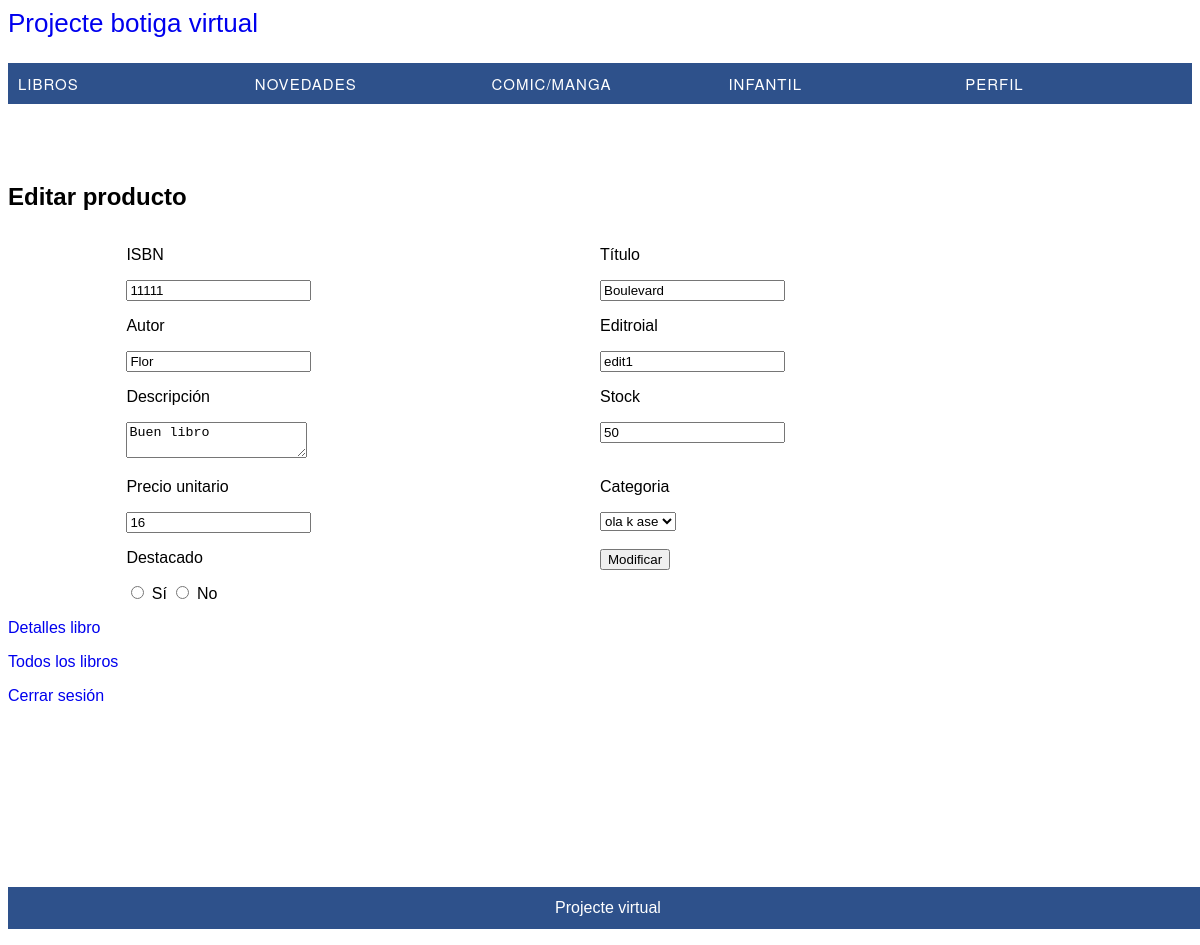
Page /index.php?controller=libro&action=formEditar&isbn=11111 on the committed database.
### tables this page shows
CREATE TABLE `libros` (
  `ISBN` varchar(20) NOT NULL,
  `titulo` varchar(20) NOT NULL,
  `autor` varchar(20) NOT NULL,
  `editorial` varchar(20) NOT NULL,
  `descripcion` varchar(50) NOT NULL,
  `foto` varchar(60) NOT NULL,
  `stock` int(5) NOT NULL,
  `precioUni` int(10) NOT NULL,
  `idCategoria` int(11) NOT NULL,
  `destacado` tinyint(1) NOT NULL DEFAULT 0,
  `novedades` date NOT NULL,
  `activo` tinyint(1) NOT NULL DEFAULT 1
);

CREATE TABLE `categorias` (
  `id` int(11) NOT NULL,
  `nombre` varchar(20) NOT NULL,
  `activo` int(11) NOT NULL DEFAULT 1
);

### config/database.php (called while the page is built, shortened)
<?php
class Database{
    public function __construct(){
        $servername = "localhost";
        $dbname= "libreria";
        $username = "root";
        $password = "";
		$this->db = new PDO("mysql:host=$servername;dbname=$dbname",$username, $password);
    }
}
?>

### models/libro.php (called while the page is built, shortened)
<?php
require_once 'config/database.php';
class Libro extends Database{
    private $isbn;
    public function getIsbn(){
        return $this->isbn;
    }
    public function setIsbn($isbn){
        $this->isbn = $isbn;
    }
    public function infoLibro(){
        $sql = "SELECT * FROM libros INNER JOIN categorias ON idCategoria = id WHERE ISBN = '".$this ->getIsbn()."'";
        $rows = $this->db->query($sql);
        return $rows;
    }
}
?>

### views/admin/productos/editar.php (the view, shortened to what this page needs)
<div>
    <h2>Editar producto</h2>
    <form class="contenedorForm" action="index.php?controller=libro&action=editar" method="post" enctype="multipart/form-data">
        <?php
        foreach($rows as $row){?>
        <div>
            <p>ISBN</p>
            <input type="text" name="isbn" value="<?php echo $row['ISBN']?>" readonly required>
        </div>
        <div>
            <p>Título</p>
            <input type="text" name="titulo" value="<?php echo $row['titulo']?>" required>
        </div>
        <div>
            <p>Autor</p>
            <input type="text" name="autor" value="<?php echo $row['autor']?>" required>
        </div>
        <div>
            <p>Editroial</p>
            <input type="text" name="editorial" value="<?php echo $row['editorial']?>" required>
        </div>
        <div>
            <p>Descripción</p>
            <textarea type="text" name="descri" required><?php echo $row['descripcion']?></textarea>
        </div>
        <div>
            <p>Stock</p>
            <input type="number" name="stock" value="<?php echo $row['stock']?>" required>
        </div>
        <div>
            <p>Precio unitario</p>
            <input type="number" name="preU" value="<?php echo $row['precioUni']?>" required>
        </div>
        <div>
            <p>Categoria</p>
            <select name="categ" id="categ" required>
                <option value="<?php $row['nombre'] ?>" selected><?php echo $row['nombre'] ?></option>
            </select>
        </div>
        <div>
            <p>Destacado</p>
            <input type="radio" name="dest" value="si" required>
            <label for="dest">Sí</label>
            <input type="radio" name="dest" value="no">
            <label for="dest">No</label><br>
        </div>
        <div>
            <p><input type="submit" value="Modificar"></p>
        </div>
        <?php
        }
        ?>
    </form>
</div>
<div>
    <p><a href="index.php?controller=libro&action=infoLibro">Detalles libro</a></p>
    <p><a href="index.php?controller=libro&action=mostrarLibros">Todos los libros</a></p>
    <p><a href="index.php?controller=admin&action=salir">Cerrar sesión</a></p>
</div>

### styles/styles.css (style rules this page uses)
body { font-family: sans-serif; height: 100%; margin-bottom: 20%; }
#menu ul { list-style:none; margin:0; padding:0; }
#menu ul li { background-color:#2e518b; width:20%; }
#menu ul a { display:block; color:#fff; text-decoration:none; font-weight:400; font-size:15px; padding:10px; font-family:"HelveticaNeue", "Helvetica Neue", Helvetica, Arial, sans-serif; text-transform:uppercase; letter-spacing:1px; }
#menu ul li { position:relative; float:left; margin:0; padding:0; }
#menu { width:100%; height:100px; }
header { margin-bottom:2%; }
header a { font-size:26px; text-decoration: none; }
body { height:100%; }
footer p { text-align: center; background-color:#2e518b; color:#fff; padding:1% 0; }
footer { bottom:0; position:fixed; width:100%; }
a { text-decoration: none; }
.contenedorForm { display: grid; grid-template-columns: auto auto; width: 80%; margin: auto; }

### rows in the picture
libros: isbn "11111", titulo "Boulevard", autor "Flor", editorial "edit1", descri "Buen libro", stock "50", preU "16", categ "ola k ase"
